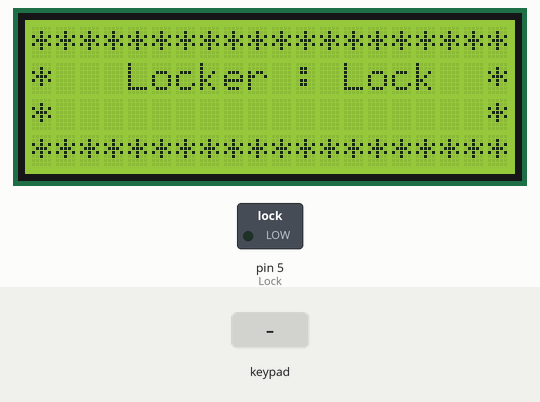
This sketch was run on a simulated Arduino Uno, built with avr-gcc and run on an emulated ATmega328P. On the bench: 20×4 character LCD, switched loads named in the sketch (green lamp = pin HIGH). Inputs (shaded band) come from the test bench. What the sketch prints to the serial monitor is not drawn.

Above: at 1.3 s.
1.4 s: keypad keys 1 9 1 2 * pressed 0.4 s apart
At 2.85 s:
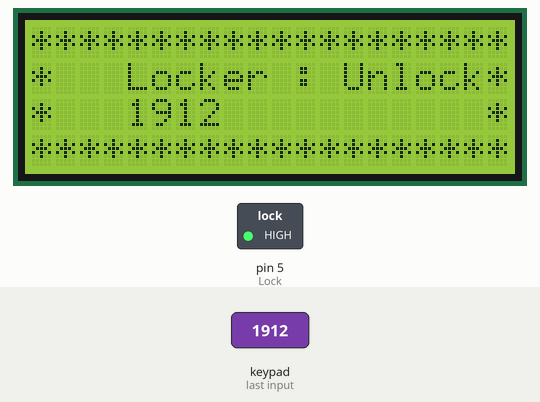
5.1 s: key 'A' pressed
At 5.8 s:
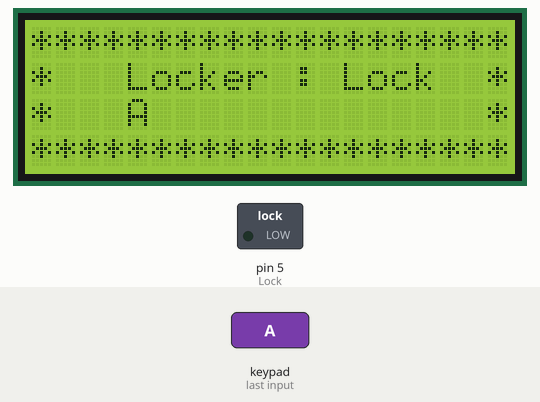
6.6 s: keypad keys 1 9 1 2 D pressed 0.4 s apart
At 9.5 s:
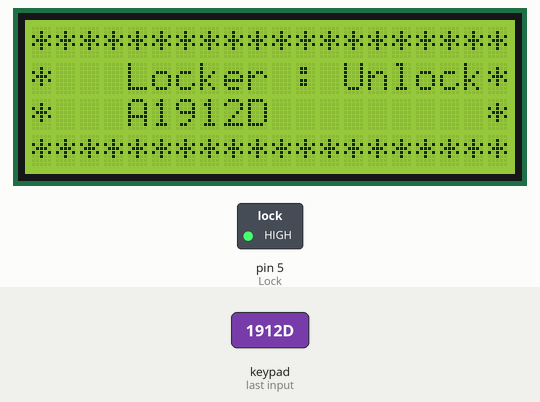
10.1 s: key 'B' pressed
At 11.3 s:
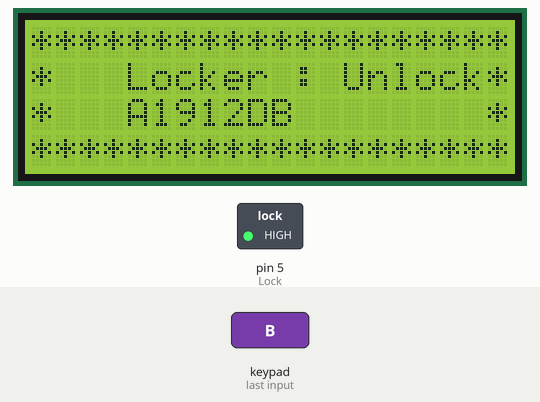
11.6 s: key 'C' pressed
13.1 s: keypad keys 1 0 1 1 1 2 1 3 # pressed 0.4 s apart
At 13.39 s:
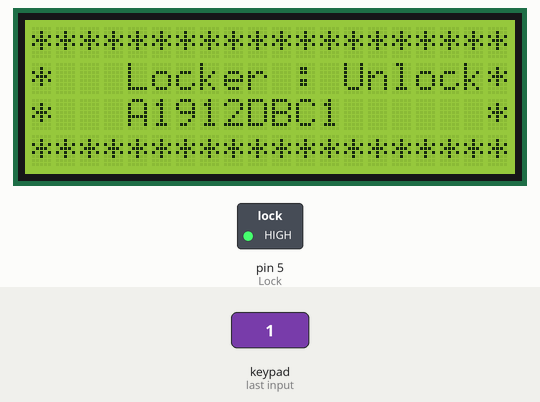
Timing chart, 0 to 16.1 s (numbered marks = the images above; inputs shaded):
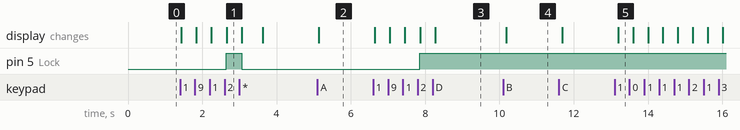

The sketch:

_.ino
```cpp
#include <Wire.h>
#include <Keypad.h>
#include <LiquidCrystal_I2C.h>
#include <hd44780.h>
LiquidCrystal_I2C lcd(0x27, 20, 4); // set the LCD address to 0x27 for a 16 chars and 2 line display

char * password = "1912"; // To increase the passcode length change the numerical to the size after position

int position = 0;

const byte ROWS = 4; // 4 rows
const byte COLS = 4; // 4 columns

int setpositionlcd = 0;

char keys[ROWS][COLS] =
{
{'1','2','3','A'},
{'4','5','6','B'},
{'7','8','9','C'},
{'*','0','#','D'}
}; //mapping of the keys done w.r.t to the grid keypad

byte rowPins[ROWS] = { 10, 11, 12, 13 }; //connection of rows pins to the arduino
byte colPins[COLS] = { 6, 7, 8, 9 }; // connection of the columns pins to the arduino

Keypad keypad = Keypad( makeKeymap(keys), rowPins, colPins, ROWS, COLS );

int Lock = 5; // Connecting the relay to the 5th pin

void setup()
{
  lcd.init();
  Serial.begin(9600);
  pinMode(Lock, OUTPUT);
  LockedPosition(true);
  lcd.backlight();
  PrintClear();
}

void loop()
{
  char key = keypad.getKey();
  if (key != NO_KEY)
  {
    Serial.println(key);
    if(key != '*' || key != '#' || key != 'A' || key != 'B' || key != 'C' || key != 'D'){
      lcd.setCursor(4+setpositionlcd, 2);
      lcd.print(key);
      setpositionlcd ++;
    }
  }
  if (key == '*')//lock the device back again
  {
     position = 0;
     LockedPosition(true);
     lcd.setCursor(13, 1);
     lcd.print("Lock");
     delay(500);
     lcd.clear();
     PrintClear();
     setpositionlcd =0;
     position = 0;

  }
  else if (key == '#')//clear number
  {
    position = 0;
    setpositionlcd =0;
    lcd.clear();
    PrintClear();
  }
  if (key == password[position])
  {
    position ++;
  }
  if (position == 4) // change this if you want to increase the password length
  {
    LockedPosition(false);
    lcd.setCursor(4,1);
    lcd.print("Locker : Unlock");
  }

  delay(100);
}
void LockedPosition(int locked)
{
  if (locked)
  {
    digitalWrite(Lock, LOW);
    Serial.println("Locked");
  }
  else
  {
    digitalWrite(Lock, HIGH);
    Serial.println("Unlock");
  }
}

void PrintClear(){
  lcd.setCursor(0,0);
    lcd.print("********************");
    lcd.setCursor(0,3);
    lcd.print("********************");
    lcd.setCursor(0,1);
    lcd.print("*");
    lcd.setCursor(0,2);
    lcd.print("*");
    lcd.setCursor(19,1);
    lcd.print("*");
    lcd.setCursor(19,2);
    lcd.print("*");
    lcd.setCursor(4,1);
    lcd.print("Locker : Lock");
}
```

Measured:
- after the input at 1.4 s, pin 5 (Lock): LOW → HIGH after 1.2 s, → LOW 0.42 s later; the display: first changes at once (image 1 shows a later state)
- after the input at 5.1 s, the display: changes at once (image 2)
- after the input at 6.6 s, pin 5 (Lock): LOW → HIGH after 1.3 s; the display: first changes at once (image 3 shows a later state)
- after the input at 10.1 s, the display: changes after 0.08 s (image 4)
- after the input at 13.1 s, the display: changes after 0.09 s (image 5)
